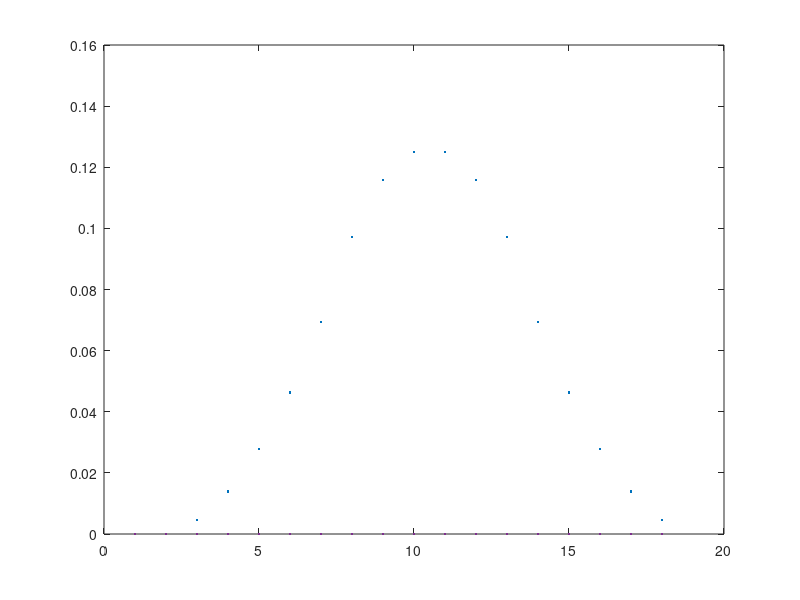

Source code (MATLAB): (Note: this script raises an error after producing the figure.)
y_permutations = 0;
x_permuations = 0;
y_results = zeros(18);
x_results = zeros(6);
for first = 1:6
    x_permuations = x_permuations + 1;
    x_results(first) = x_results(first) + 1;
    for second = 1:6
        for third = 1:6
            y_permutations = y_permutations + 1;
            sum = first + second + third;
            y_results(sum) = y_results(sum) + 1;
        end
    end
end
pdf_y = zeros(18);
cdf_y = zeros(18);
pdf_x = zeros(6);
cdf_x = zeros(6);
for i = 3:18
    pdf_y(i) = y_results(i) / y_permutations;
    cdf_y(i) = cdf_y(i - 1) + pdf_y(i);
    %fprintf("%d\n", pdf_y(i));
end
fprintf("\n\n\n\n");
for i = 1:6
    pdf_x(i) = x_results(i) / x_permuations;
    if (i == 1)
        cdf_x(i) = pdf_x(i);
        continue;
    end
    cdf_x(i) = cdf_x(i - 1) + pdf_x(i);
    %fprintf("%d\n", pdf_x(i));
end
plot(pdf_y, '.');
hold on;
xline(0);
yline(0);
plot(pdf_x, '.');
hold on;
plot(cdf_y, '.');
hold on;
plot(cdf_x, '.');
